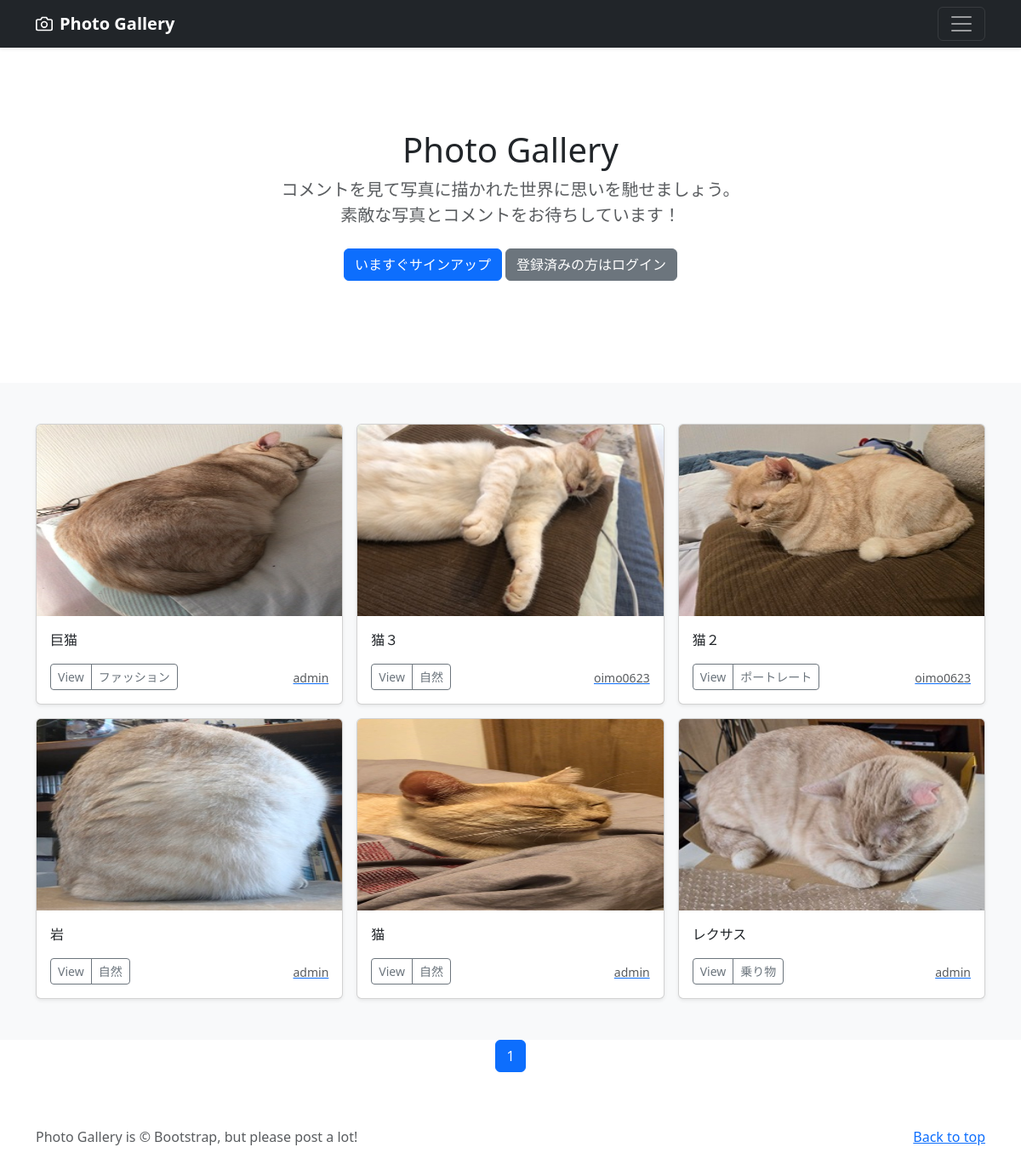
The page / on the database its author committed.
### photo/models.py (models this page shows, shortened)
class PhotoPost(models.Model):
    user = models.ForeignKey(
        CustomUser,
        verbose_name='ユーザー',
        on_delete=models.CASCADE
    )
    category = models.ForeignKey(
        Category,
        verbose_name='カテゴリ',
        on_delete=models.PROTECT
    )
    title = models.CharField(
        verbose_name='タイトル',
        max_length=200
    )
    comment = models.TextField(
        verbose_name='コメント'
    )
    image1 = models.ImageField(
        verbose_name='イメージ１',
        upload_to = 'photos'
    )
    image2 = models.ImageField(
        verbose_name='イメージ２',
        upload_to = 'photos',
        blank=True,
        null=True
    )
    posted_at = models.DateTimeField(
        verbose_name='投稿日時',
        auto_now_add=True
    )

class Category(models.Model):
    title = models.CharField(
        verbose_name='カテゴリ',
        max_length=20)

### accounts/models.py (models this page shows)
class CustomUser(AbstractUser):
    pass

### photo/views.py (the view)
# urls.py: path('', views.IndexView.as_view(), name='index'),
class IndexView(ListView):
    template_name ='index.html'
    queryset = PhotoPost.objects.order_by('-posted_at')
    paginate_by = 9

### photo/templates/index.html (shortened to what this page needs)
{% extends 'base.html' %}
  {% block contents %}
  {% include "photos_title.html" %}
  {% include "photos_list.html" %}
  {% include "pagination.html" %}
  {% endblock %}

### photo/templates/photos_list.html (shortened to what this page needs)
  <div class="album py-5 bg-light">
    <div class="container">
      <div class="row row-cols-1 row-cols-sm-2 row-cols-md-3 g-3">
        {% for record in object_list %}
        <div class="col">
          <div class="card shadow-sm">
            <img src="{{ record.image1.url }}"
              class="bd-placeholder-img card-img-top"
              width="100%" height="225"
              xmlns="http://www.w3.org/2000/svg"
              role="img" aria-label="Placeholder: Thumbnail"
              preserveAspectRatio="xMidYMid slice"
              focusable="false">
              <rect width="100%" height="100%" fill="#55595c"/>
            <div class="card-body">
              <p class="card-text">{{record.title}}</p>
              <div class="d-flex justify-content-between align-items-center">
                <div class="btn-group">
                  <button type="button" class="btn btn-sm btn-outline-secondary" onclick="location.href='{% url 'photo:photo_detail' record.pk %}'">View</button>
                  <button type="button" class="btn btn-sm btn-outline-secondary" onclick="location.href='{% url 'photo:photos_cat' category=record.category.id %}'">{{record.category.title}}</button>
                </div>
                <a href="{% url 'photo:user_list' user=record.user.id %}"><small class="text-muted">{{record.user.username}}</small></a>
              </div>
            </div>
          </div>
        </div>
        {% endfor %}
      </div>
    </div>
  </div>

### photo/templates/base.html (style rules this page uses)
.bd-placeholder-img { font-size: 1.125rem; text-anchor: middle; -webkit-user-select: none; -moz-user-select: none; user-select: none; }

### rows shown on the page
PhotoPost: image1 (picture), title "巨猫", category "ファッション", user.username "admin"
PhotoPost: image1 (picture), title "猫３", category "自然", user.username "oimo0623"
PhotoPost: image1 (picture), title "猫２", category "ポートレート", user.username "oimo0623"
PhotoPost: image1 (picture), title "岩", category "自然", user.username "admin"
PhotoPost: image1 (picture), title "猫", category "自然", user.username "admin"
PhotoPost: image1 (picture), title "レクサス", category "乗り物", user.username "admin"

### other values the page prints
{{ num }} "1"
